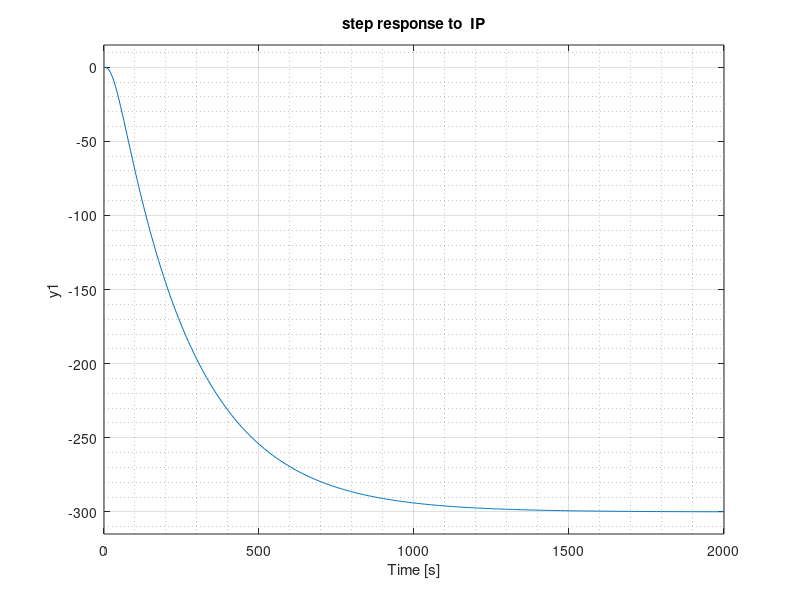

MATLAB code for this plot: (Note: this script raises an error after producing the figure.)
%%
sys1 = tf([-300],[247,1]);
sys2 = tf([1],[17,1]);
system_IP = sys1*sys2*sys2
figure;
subplot(2,1,1);
step(system_IP)
title('step response to  IP')
grid on;grid minor;
xlim([0,2000])
S = stepinfo(system_IP)
sys1 = tf([-307.35],[247,1]);
sys2 = tf([1],[140,1]);
system_SC = sys1*sys2*sys2;
subplot(2,1,2);
step(system_SC)
title('step response to  SC')
grid on;grid minor;
S = stepinfo(system_IP)
%%
sys1 = tf([-300],[247,1]);
sys2 = tf([1],[17,1]);
system_IP = sys1*sys2*sys2;
figure;
bode(system_IP)
grid on;grid minor;
sys1 = tf([-307.35],[247,1]);
sys2 = tf([1],[140,1]);
system_SC = sys1*sys2*sys2
hold on;
bode(system_SC)
title('bode diagram for IP & SC')
grid on;grid minor;
legend('IP','SC');